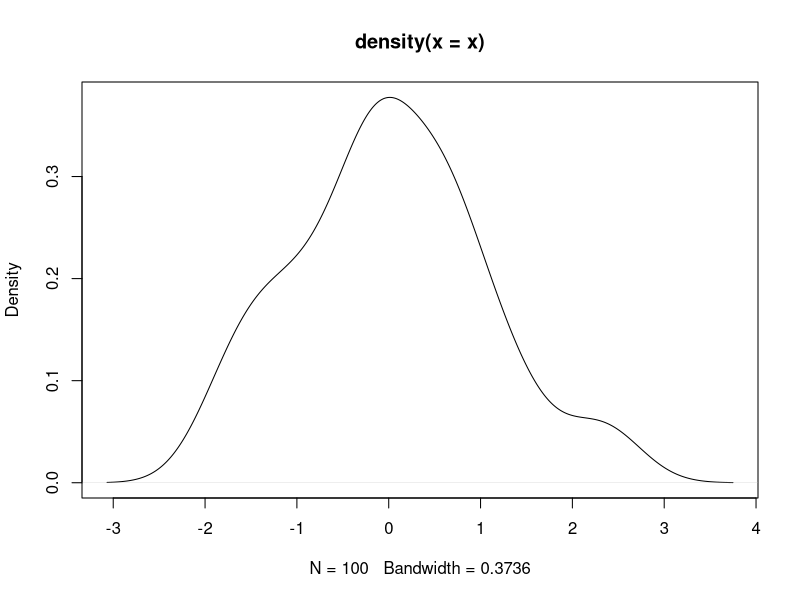
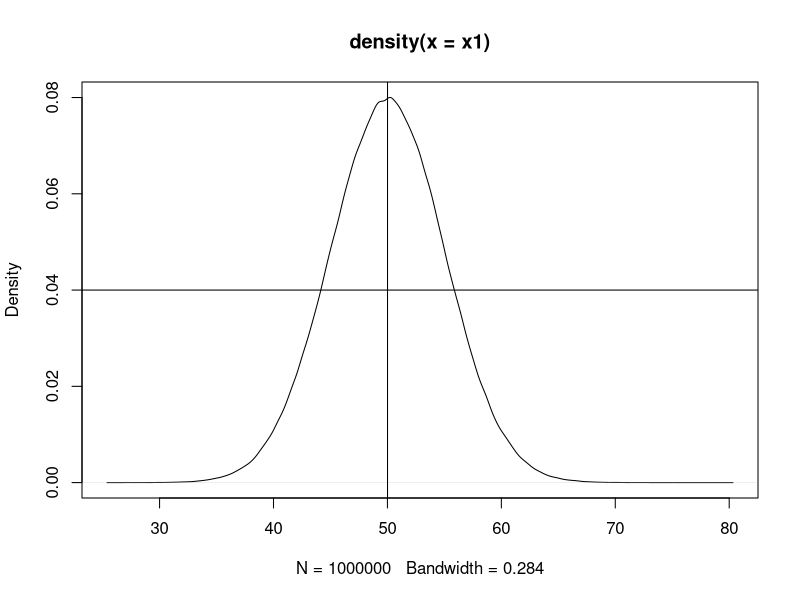

Recreate these plots in R, in order. (Note: this script raises an error after producing the figures.)
#delete vector-----
(x=seq(1,5,length.out=15))
#plot(density())
(x=rnorm(100))
plot(density(x))
mean(x)
(x1=rnorm(1000000, mean=50, sd=5))
plot(density(x1))
abline(v=mean(x1),h=0.04)
#matrix-----
100:111
(m1=matrix(1:12,nrow=4))
m2=matrix(1:12,ncol=3,byrow=T)
X=101:124
length(x)
matrix(x,ncol=6)
class(m1)
attributes(m1)
dim(m1)
m1
#access elements of matrix
m1[1,2:3]
m1[c(1,3),]
#number of rows and columns----
m1


paste("c","0",sep="-")
paste("c",1:100,sep="-")
(colnames(m1)=paste('c',1:3,sep=''))
M1
m1
attributes(m1)
#vector to matrix---
(m3=1:24)
dim(m3)
dim(m3)=c(6,4)
m3
#access elements----
m2
m2[1:5]
m2
m2[c(TRUE,F,T,F),c(2,3)]
m2[m2 > 5 &m2 < 10]
m1:m2
m1[1:2,1:2]
m1[c('R1'),]
m1[1:2,]
